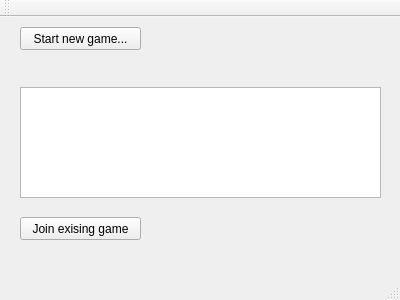
<?xml version="1.0" encoding="UTF-8"?>
<ui version="4.0">
 <class>MainWindow</class>
 <widget class="QMainWindow" name="MainWindow">
  <property name="geometry">
   <rect>
    <x>0</x>
    <y>0</y>
    <width>400</width>
    <height>300</height>
   </rect>
  </property>
  <property name="windowTitle">
   <string>Test app 1</string>
  </property>
  <widget class="QWidget" name="centralWidget">
   <widget class="QListWidget" name="listWidget">
    <property name="geometry">
     <rect>
      <x>20</x>
      <y>70</y>
      <width>361</width>
      <height>111</height>
     </rect>
    </property>
   </widget>
   <widget class="QPushButton" name="btnJoin">
    <property name="geometry">
     <rect>
      <x>20</x>
      <y>200</y>
      <width>121</width>
      <height>23</height>
     </rect>
    </property>
    <property name="text">
     <string>Join exising game</string>
    </property>
   </widget>
   <widget class="QPushButton" name="btnNew">
    <property name="geometry">
     <rect>
      <x>20</x>
      <y>10</y>
      <width>121</width>
      <height>23</height>
     </rect>
    </property>
    <property name="text">
     <string>Start new game...</string>
    </property>
   </widget>
  </widget>
  <widget class="QMenuBar" name="menuBar">
   <property name="geometry">
    <rect>
     <x>0</x>
     <y>0</y>
     <width>400</width>
     <height>18</height>
    </rect>
   </property>
  </widget>
  <widget class="QToolBar" name="mainToolBar">
   <attribute name="toolBarArea">
    <enum>TopToolBarArea</enum>
   </attribute>
   <attribute name="toolBarBreak">
    <bool>false</bool>
   </attribute>
  </widget>
  <widget class="QStatusBar" name="statusBar"/>
 </widget>
 <layoutdefault spacing="6" margin="11"/>
 <resources/>
 <connections/>
</ui>
